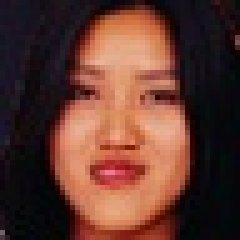
#> input picture image/facedata/10.jpg, 48 x 48 px (shown 5 times larger); its folder holds 4 pictures in this run
$ python facerecognition.py
#> lines starting #> are read from the running program, lines starting #| are printed output that depends on the picture

import os
import cv2
from numpy import *
import matplotlib.pyplot as plt

if __name__ == '__main__':
    files = os.listdir('./image/facedata')
    print(files)
    faceMat = mat(zeros((len(files),48 * 48)))
    i = 0
    for filename in files:
        #print(filename)
        img = cv2.imread('./image/facedata/' + filename)
#> img is the input picture: shape (48, 48, 3); mean B, G, R 47, 56.7, 95.4
        img = cv2.cvtColor(img,cv2.COLOR_BGR2GRAY)
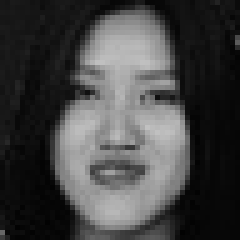
#> img: shape (48, 48) (shown 5 times larger); min 2, max 193, mean 67.1
        #print(type(img))
        faceMat[i,:] = img.flatten() / 255
        i += 1
#> pass 2 of the loop `for filename in files:`:
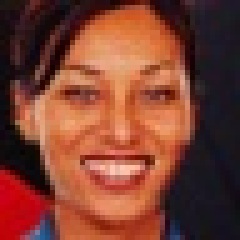
#> input picture image/facedata/100.jpg, 48 x 48 px (shown 5 times larger)
#> img is the input picture: shape (48, 48, 3); mean B, G, R 49, 64.4, 124.7
#> `img = cv2.cvtColor(img,cv2.COLOR_BGR2GRAY)`:
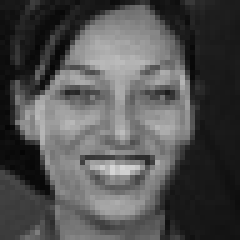
#> img: shape (48, 48) (shown 5 times larger); min 5, max 214, mean 80.7
#> pass 3 of the loop `for filename in files:`:
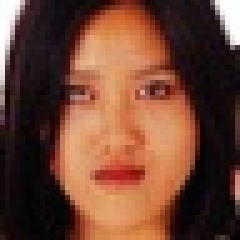
#> input picture image/facedata/11.jpg, 48 x 48 px (shown 5 times larger)
#> img is the input picture: shape (48, 48, 3); mean B, G, R 52, 69.2, 111.1
#> `img = cv2.cvtColor(img,cv2.COLOR_BGR2GRAY)`:
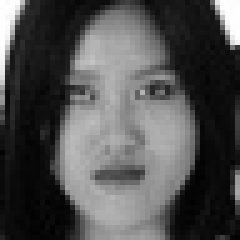
#> img: shape (48, 48) (shown 5 times larger); min 1, max 255, mean 79.8
#> the loop made 4 passes; the first 3 are shown
    print(faceMat.shape)
    avgImg = mean(faceMat,axis = 0)
    #print(avgImg.shape)
    #avgImg = avgImg.reshape([48,48],order='C')
    difImg = faceMat - avgImg
    matImg = difImg * difImg.T / len(files)
#> matImg = [[8.31, -1.6, 1.4, -8.11], [-1.6, 7.6, -5.89, -0.113], [1.4, -5.89, 13.77, -9.28], [-8.11, -0.113, -9.28, 17.5]]
    eigvals,eigVects = linalg.eig(matImg)
#> eigvals = [28.5, -1.6e-15, 12.32, 6.35]; eigVects = [[-0.346, 0.5, -0.388, 0.693], [0.181, 0.5, -0.594, -0.604], [-0.564, 0.5, 0.574, -0.32], [0.728, 0.5, 0.408, 0.231]]
    print(difImg)
#> (printed output is left out)
    print(avgImg)
#> (printed output is left out)
    print(eigvals)
#| [ 2.85036191e+01 -1.59825429e-15  1.23243602e+01  6.35349707e+00]

    eigVectsreal = difImg.T * eigVects
#> eigVectsreal = 2304 rows, first 6: [-0.457, -5.25e-17, 0.553, -0.271], [-0.461, 3.65e-17, 0.53, -0.283], [-0.42, 9.25e-17, 0.566, -0.254], [-0.368, 1.77e-16, 0.591, -0.234], [-0.249, 5.77e-17, 0.431, -0.176], [-0.0724, -3.4e-18, 0.127, -0.0768]
    eigVectsreal = eigVectsreal.T
    #eigVectsrealImg0 = eigVectsreal[0,:].reshape([48,48],order='C')

    #print(avgImg.shape)
    #print(avgImg)

    fig = plt.figure()
    for i in range(36):
        ax = fig.add_subplot(6,6,i + 1)
#> (the run stopped early here; a loop or call above may not have finished)
